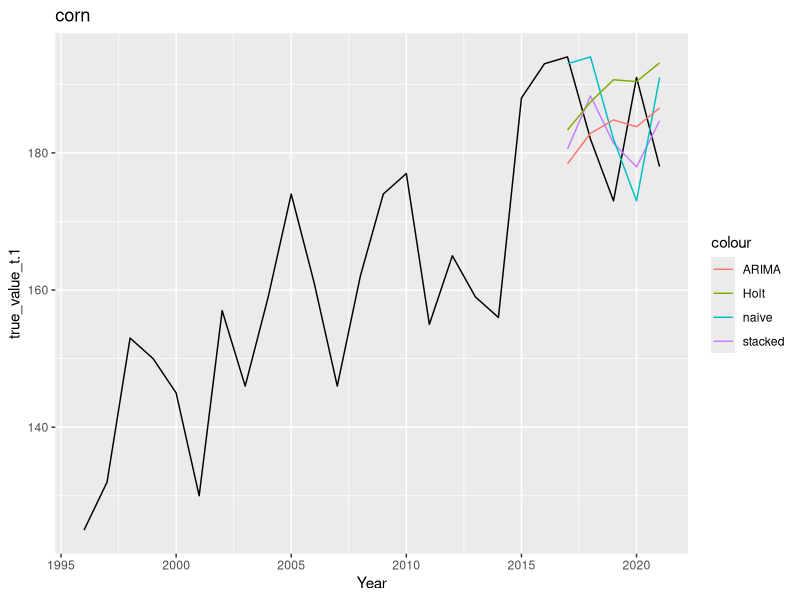
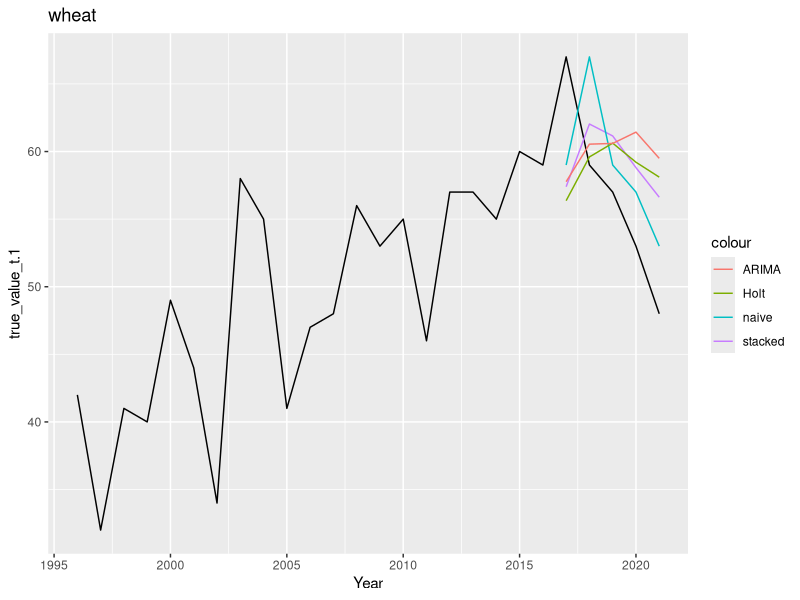
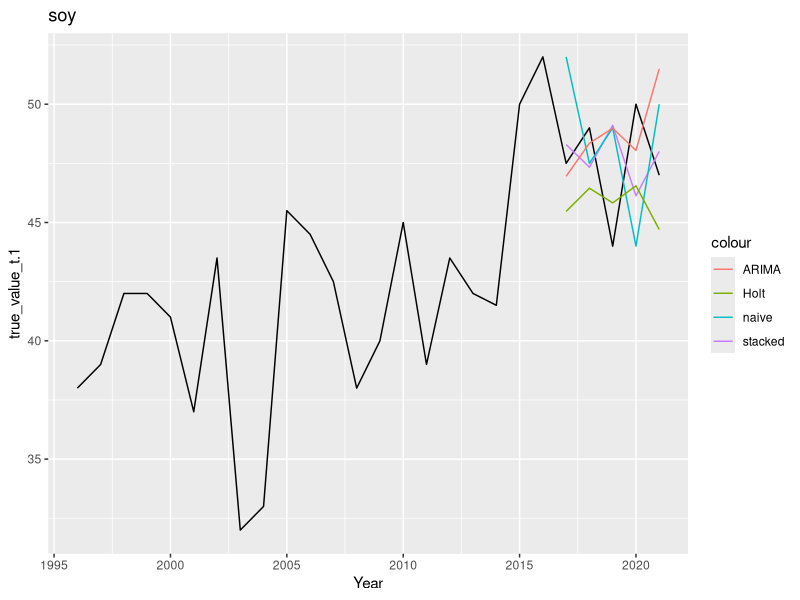

Generate these figures, in order, with R:
## ---- chunk 1
knitr::opts_chunk$set(echo = TRUE)
## ---- chunk 2
library(dplyr)
library(ggplot2)
library(caret)
library(randomForest)
## ---- chunk 3
baseline_preds <- read.csv("../data/baseline_predictions.csv")

corn_baseline_preds <- baseline_preds %>% filter(crop == "corn")
wheat_baseline_preds <- baseline_preds %>% filter(crop == "wheat")
soy_baseline_preds <- baseline_preds %>% filter(crop == "soy")
## ---- chunk 4
train_test_split <- function(predictions, test_yr){
  # 20 year sliding window to train stacked model
  train <- predictions %>% filter((year < test_yr) & (year >= (test_yr - 20)))
  test <- predictions %>% filter(year == test_yr)
  
  train_test <- list("train" = train, "test" = test)
  return(train_test)
}
## ---- chunk 5
predict_stacked_mdl <- function(predictions){
  set.seed(6307)
  
  stacked_mdl_preds <- c()
  
  for (test_yr in 2016:2020){
    
    # split into training and testing sets for X and y
    train_test <- train_test_split(predictions, test_yr)
    train <- train_test$train %>% select(naive_t.1, holt_t.1, arima_t.1, true_value_t.1)
    test <- train_test$test %>% select(naive_t.1, holt_t.1, arima_t.1, true_value_t.1)
    
    # train stacking model
    #stacking_mdl <- glm(true_value_t.1 ~ naive_t.1 + holt_t.1 + arima_t.1, data=train)
    # linear model did not perform very well
    stacking_mdl <- randomForest(true_value_t.1 ~ ., data=train, ntree=1000, importance=TRUE)
    
    # predict on following year
    new_row <- c(test_yr, predict(stacking_mdl, test), test$true_value_t.1)
    stacked_mdl_preds <- rbind(stacked_mdl_preds, new_row)
  
  }
  colnames(stacked_mdl_preds) <- c("year", "forecast", "actual")
  return(stacked_mdl_preds %>% as.data.frame())
}
## ---- chunk 6
# stacked model predictions for 2017-2021
corn_stacked_preds <- predict_stacked_mdl(corn_baseline_preds)
wheat_stacked_preds <- predict_stacked_mdl(wheat_baseline_preds)
soy_stacked_preds <- predict_stacked_mdl(soy_baseline_preds)
## ---- chunk 7
get_MAPE <- function(true_values, predictions){
  ape <- ((abs(true_values - predictions)) / abs(true_values)) * 100
  mape <- round(mean(ape), digits = 2)
  return(mape)
}
## ---- chunk 8
print("stacked model")
get_MAPE(corn_stacked_preds$actual, corn_stacked_preds$forecast)
get_MAPE(wheat_stacked_preds$actual, wheat_stacked_preds$forecast)
get_MAPE(soy_stacked_preds$actual, soy_stacked_preds$forecast)
## ---- chunk 9
corn_baseline_preds_subset <- corn_baseline_preds %>% filter(year >= 2016)
wheat_baseline_preds_subset <- wheat_baseline_preds %>% filter(year >= 2016)
soy_baseline_preds_subset <- soy_baseline_preds %>% filter(year >= 2016)
## ---- chunk 10
print("naive model")
get_MAPE(corn_baseline_preds_subset$naive_t.1, corn_baseline_preds_subset$true_value_t.1)
get_MAPE(wheat_baseline_preds_subset$naive_t.1, wheat_baseline_preds_subset$true_value_t.1)
get_MAPE(soy_baseline_preds_subset$naive_t.1, soy_baseline_preds_subset$true_value_t.1)
## ---- chunk 11
print("Holt model")
get_MAPE(corn_baseline_preds_subset$holt_t.1, corn_baseline_preds_subset$true_value_t.1)
get_MAPE(wheat_baseline_preds_subset$holt_t.1, wheat_baseline_preds_subset$true_value_t.1)
get_MAPE(soy_baseline_preds_subset$holt_t.1, soy_baseline_preds_subset$true_value_t.1)
## ---- chunk 12
print("ARIMA model")
get_MAPE(corn_baseline_preds_subset$arima_t.1, corn_baseline_preds_subset$true_value_t.1)
get_MAPE(wheat_baseline_preds_subset$arima_t.1, wheat_baseline_preds_subset$true_value_t.1)
get_MAPE(soy_baseline_preds_subset$arima_t.1, soy_baseline_preds_subset$true_value_t.1)
## ---- chunk 13
plot_predictions <- function(regular_preds, stacked_preds, commodity){
  
  baseline_plot_df <- regular_preds %>% filter(year >= 2016)
  
  ggplot() + 
    geom_line(data=regular_preds, aes(x=year+1, y=true_value_t.1)) + 
    geom_line(data=stacked_preds, aes(x=year+1, y=forecast, color='stacked')) + 
    geom_line(data=baseline_plot_df, aes(x=year+1, y=naive_t.1, color='naive')) + 
    geom_line(data=baseline_plot_df, aes(x=year+1, y=holt_t.1, color='Holt')) + 
    geom_line(data=baseline_plot_df, aes(x=year+1, y=arima_t.1, color='ARIMA')) + 
    ggtitle(commodity) + 
    xlab("Year")
  
}
## ---- chunk 14
plot_predictions(corn_baseline_preds, corn_stacked_preds, "corn")
plot_predictions(wheat_baseline_preds, wheat_stacked_preds, "wheat")
plot_predictions(soy_baseline_preds, soy_stacked_preds, "soy")
